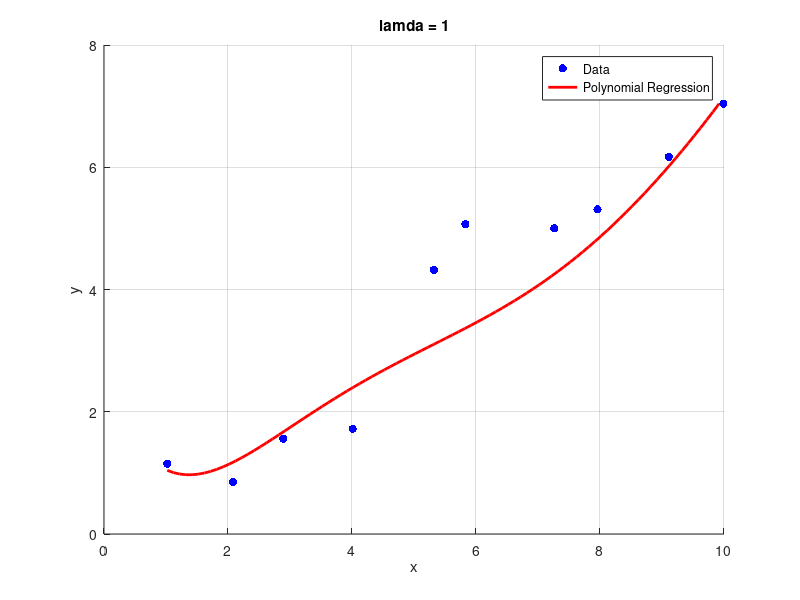

Recreate this plot in MATLAB.
% Polynomial Regression with Gradient Descent Example

% Generate sample data
x = [1.02	2.08	2.89	4.01	5.32	5.83	7.26	7.96	9.11	9.99]; % Independent variable
y = [1.15 	0.85 	1.56 	1.72 	4.32 	5.07 	5.00 	5.31 	6.17 	7.04]; % Dependent variable

% Set the degree of the polynomial
degree = 6;

% Feature scaling (optional but recommended)
x_scaled = (x - mean(x)) / std(x);
m = length(x_scaled);
% Initialize parameters
theta = zeros(degree+1, 1); % Polynomial coefficients (including bias term)
alpha = 0.005; % Learning rate
lambda = 1;
num_iterations = 100000; % Number of iterations

% Perform gradient descent
for iter = 1:num_iterations
    % Calculate predictions
    X = ones(m, 1);
    for d = 1:degree
        X = [X ,(x_scaled').^d];
    end
    %X = [ones(m, 1), x_scaled', (x_scaled').^2, (x_scaled').^3]; % Design matrix
    y_pred = X * theta; % Predicted values
    
    % Calculate error
    error = y_pred - y';
    
    % Update parameters using gradient descent
    %theta(1) = theta(1) - (alpha/m) * (X(:,1)' * error);
    %theta(2:end) = theta(2:end)*(1-alpha*lambda/m) - (alpha/m) * (X(:,2:end)' * error);
    theta = theta*(1-alpha*lambda/m) - (alpha/m) * (X' * error);
end

% Generate predictions using the polynomial model
x_test = x(1):0.1:x(end); % Test data
x_test_scaled = (x_test - mean(x)) / std(x); % Feature scaling for test data
X_test = ones(length(x_test_scaled), 1);
    for d = 1:degree
        X_test = [X_test ,(x_test_scaled').^d];
    end
y_pred = X_test * theta;

% Plot the original data and the polynomial regression curve
figure;
scatter(x, y, 'b', 'filled'); % Original data points
hold on;
plot(x_test, y_pred,'r'); % Polynomial regression curve
xlabel('x');
ylabel('y');
title('Polynomial Regression with Gradient Descent');
title(['lamda = ',num2str(lambda)])
legend('Data', 'Polynomial Regression');

% Display the polynomial coefficients
disp('Polynomial Coefficients:');
disp(theta);
grid
set(findobj(gca,'type','line'),'linew',2)